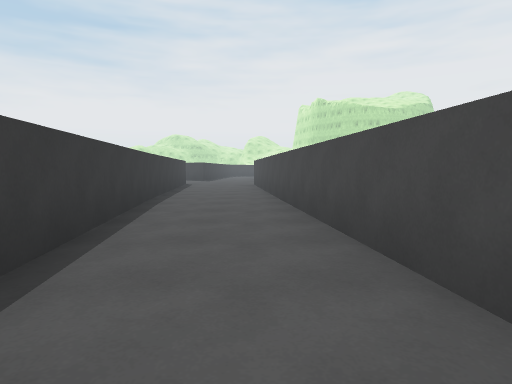
View 1 (above)

24 first-person views from a walk through a scene from a Unity 3-D project. The camera is 1.2 m above the floor, tilts 4° down and sees 75° across. The floor is counted in squares, 2 m on a side. Each view is taken from the middle of a square. On the plan, view 1 faces up. The plan holds only what a view shows up to about 10 squares ahead; the rest is blank. The place goes on beyond the plan. The player character is not drawn. Surface patterns are stand-ins for the level's own textures.

View 2
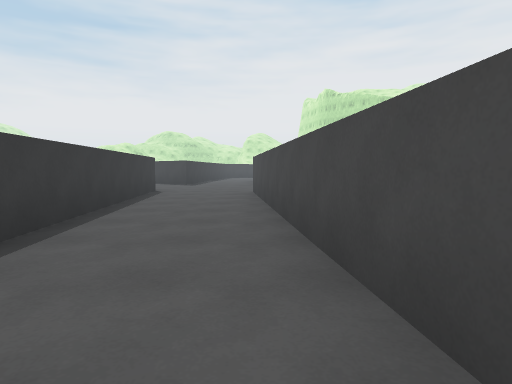

View 3
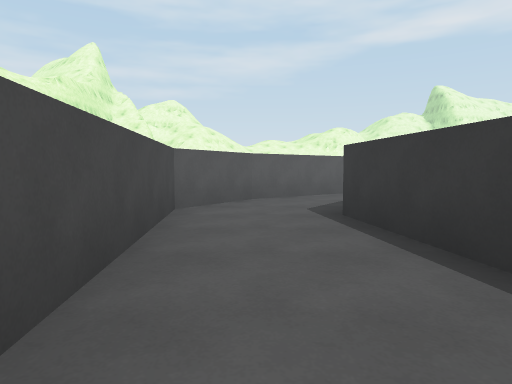

View 4
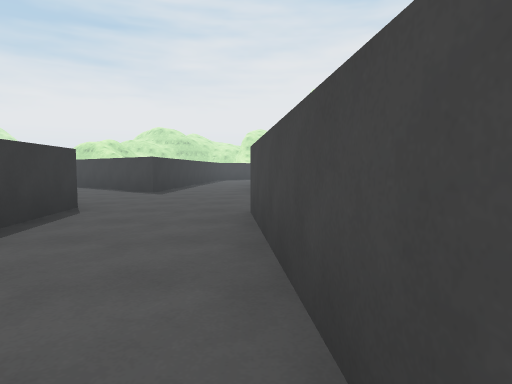

View 5
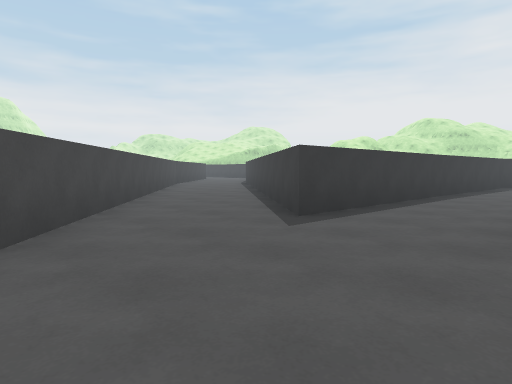

View 6
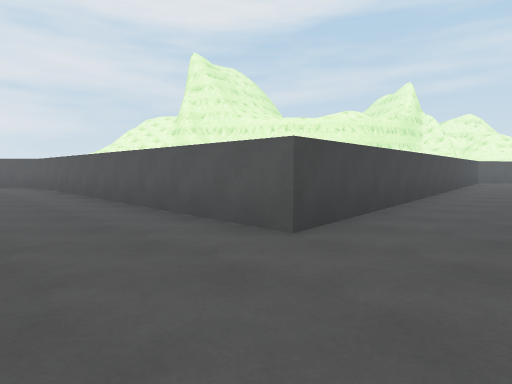

View 7
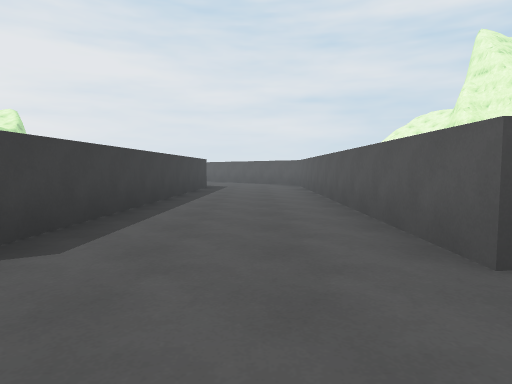

View 8
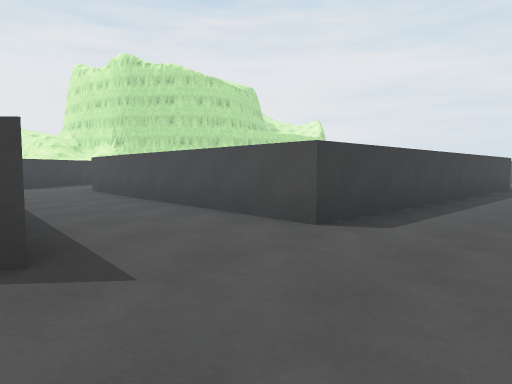

View 9
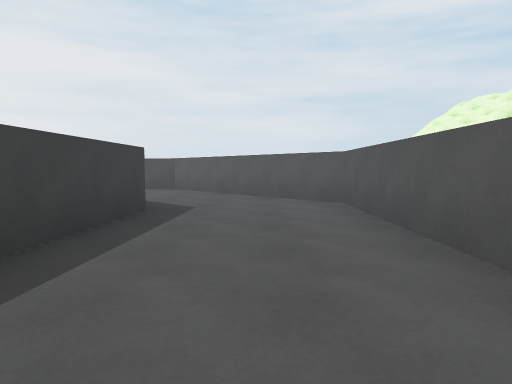

View 10
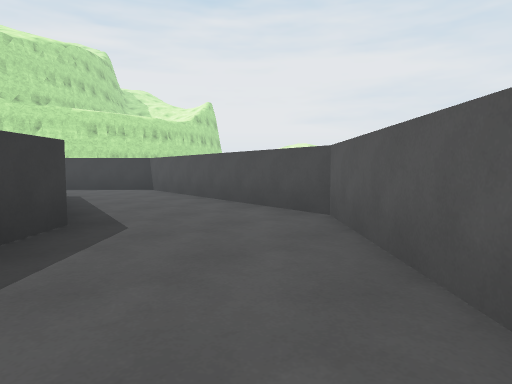

View 11
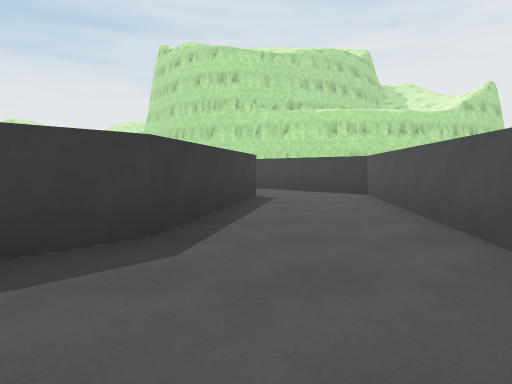

View 12
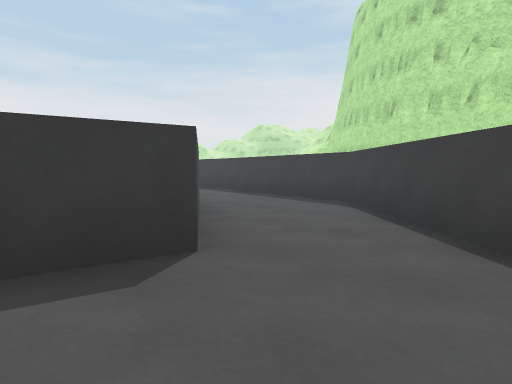

View 13
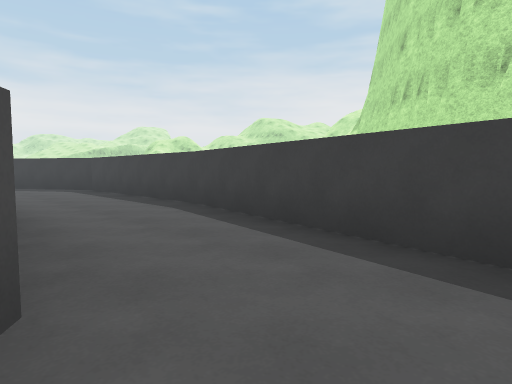

View 14
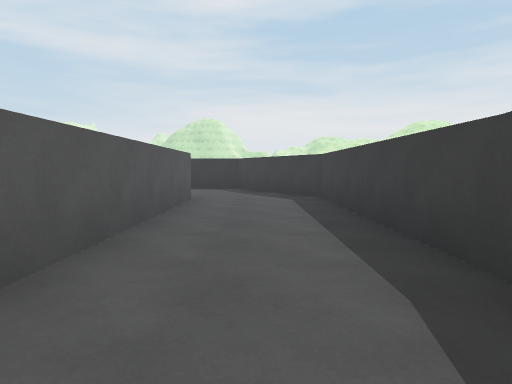

View 15
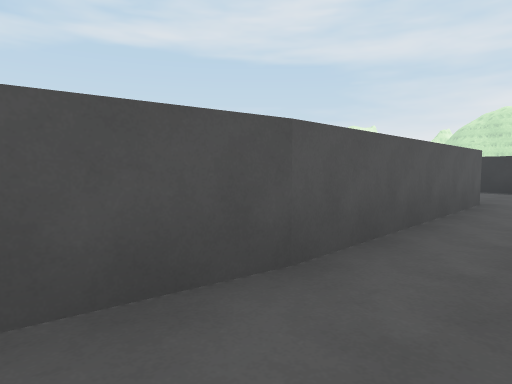

View 16
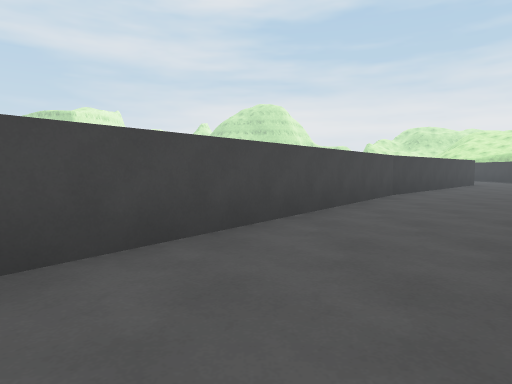

View 17
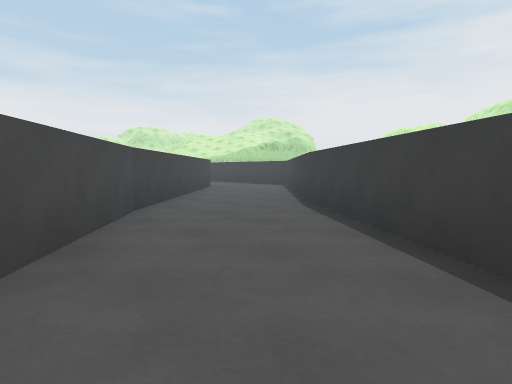

View 18
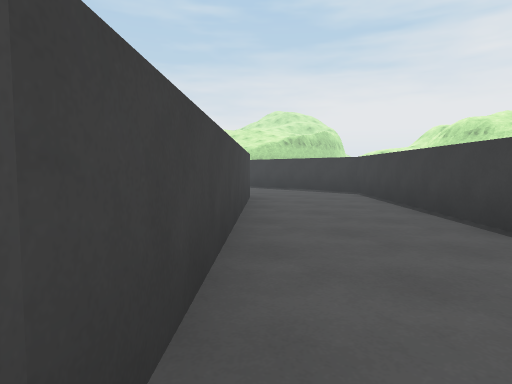

View 19
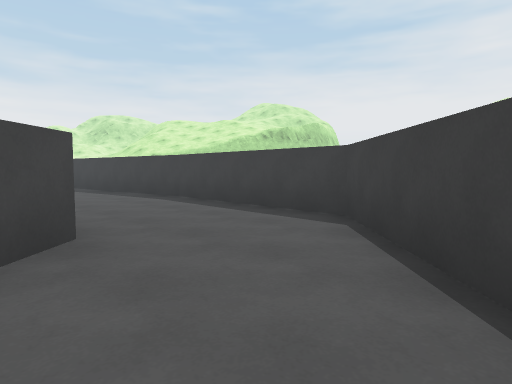

View 20
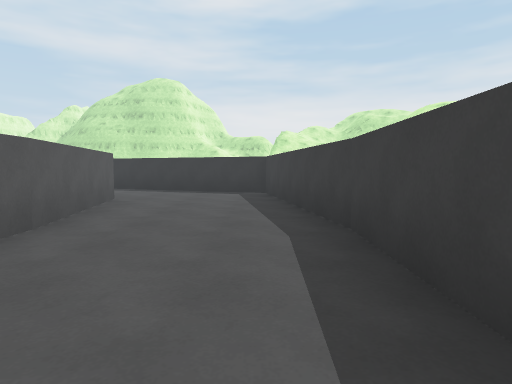

View 21
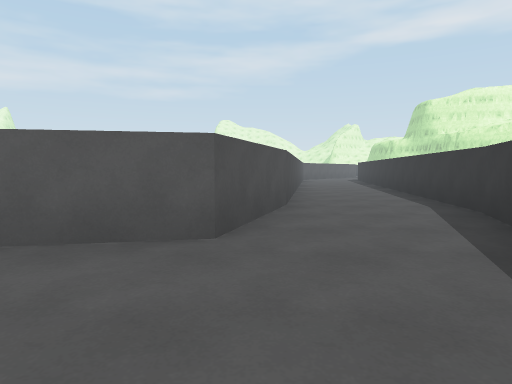

View 22
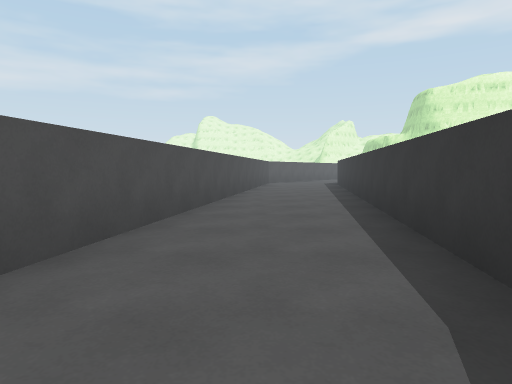

View 23
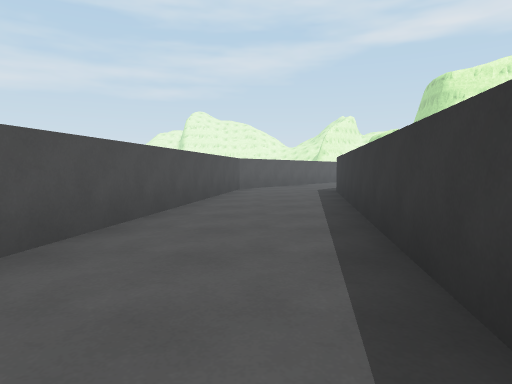

View 24
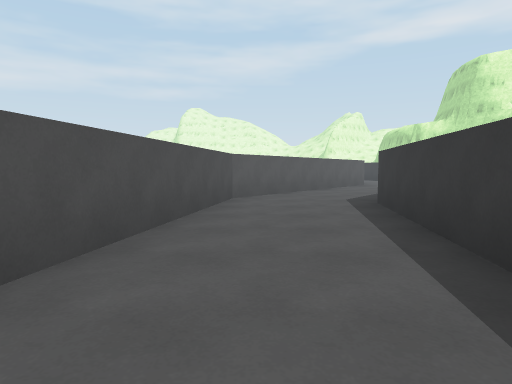

### Floor plan
Key: @ floor where view 1 was taken; # wall or solid block; . floor; v drop or lower ground.
Columns run from 29 left of view 1 to 15 right of it. Each row starts with its distance up from view 1.
 28      ##########               ######
 27     #..........#             #......v####
 26     #...........#          v#............#
 25     #......v v...#         #..............#
 24    #...####  v#...#        #..######### ...#
 23    #..#       #....#       v..#         #...#
 22    v..#        #....#     #..v           v..#
 21   #...#         #....#    #..#          #...#
 20   #...#          #....#v  #..#          #...#
 19   #..v            ##...## #..#          #..v
 18   #..#             v#....##..#          #..#
 17   #..#               #....#..#         #...#
 16   v..#                #......v#########....#
 15  #...#                 ##.................#
 14  #...#                   #...............#
 13  #..v                     #.............#
 12  #..#                     #..###########
 11  #..#                     #..#
 10 #...#                     #..v
  9  ...#                     #...#
  8 ...#                      #...#
  7 ..#                        v..#
  6 .#                         #..#
  5                            #..#
  4                            #..#
  3                            #..#
  2                            #..#
  1                            #..#
  0                             v@#
 -1                             ..#
 -2                            ...#
 -3                            ..#
 -4                            ##

Positions as (right, up) in squares from view 1, and headings:
1: (0, 0), facing up
2: (0, 4), facing up
3: (0, 4), facing down
4: (0, 8), facing up
5: (0, 13), facing up-left
6: (-2, 15), facing down-right
7: (-2, 14), facing right
8: (-3, 14), facing up-right
9: (4, 14), facing right
10: (10, 14), facing up-right
11: (12, 15), facing up
12: (14, 21), facing up-left
13: (11, 24), facing up-left
14: (8, 26), facing left
15: (8, 26), facing down-left
16: (-4, 17), facing left
17: (-7, 18), facing up-left
18: (-11, 20), facing up-left
19: (-13, 24), facing up-left
20: (-16, 27), facing left
21: (-23, 27), facing down
22: (-25, 23), facing down
23: (-26, 19), facing down
24: (-26, 16), facing down
